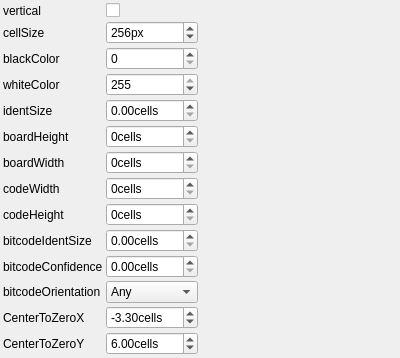
<?xml version="1.0" encoding="UTF-8"?>
<ui version="4.0">
 <class>BitcodeBoardParamsBaseControlWidget</class> 
 <widget class="QWidget" name="BitcodeBoardParamsBaseControlWidget">
  <property name="geometry">
   <rect>
    <x>0</x>
    <y>0</y>
    <width>400</width>
    <height>300</height>
   </rect>
  </property>
  <property name="windowTitle">
   <string>BitcodeBoardParamsBase</string>
  </property>
  <layout class="QGridLayout" name="gridLayout">
   <property name="margin">
    <number>3</number>
   </property>
   <property name="spacing">
    <number>3</number>
   </property>
    <item row="0" column="0">
     <widget class="QLabel" name="label_0">
       <property name="text">
         <string>vertical</string>
       </property>
     </widget>
    </item>
    <item row="0" column="1">
     <widget class="QCheckBox" name="verticalCheckBox">
       <property name="toolTip">
         <string>Orientation</string>
       </property>
       <property name="checked">
           <bool>1</bool>
       </property>
     </widget>
    </item>
    <item row="1" column="0">
     <widget class="QLabel" name="label_1">
       <property name="text">
         <string>cellSize</string>
       </property>
     </widget>
    </item>
    <item row="1" column="1">
     <widget class="QSpinBox" name="cellSizeSpinBox">
       <property name="toolTip">
         <string>Chess cells size in pixels</string>
       </property>
       <property name="minimum">
        <number>0</number>
       </property>
       <property name="maximum">
        <number>999999</number>
       </property>
       <property name="singleStep">
        <number>1</number>
       </property>
       <property name="value">
        <number>256</number>
       </property>
       <property name="suffix">
        <string>px</string>
       </property>
     </widget>
    </item>
    <item row="2" column="0">
     <widget class="QLabel" name="label_2">
       <property name="text">
         <string>blackColor</string>
       </property>
     </widget>
    </item>
    <item row="2" column="1">
     <widget class="QSpinBox" name="blackColorSpinBox">
       <property name="toolTip">
         <string>shades of gray for black chesses</string>
       </property>
       <property name="minimum">
        <number>0</number>
       </property>
       <property name="maximum">
        <number>255</number>
       </property>
       <property name="singleStep">
        <number>1</number>
       </property>
       <property name="value">
        <number>0</number>
       </property>
     </widget>
    </item>
    <item row="3" column="0">
     <widget class="QLabel" name="label_3">
       <property name="text">
         <string>whiteColor</string>
       </property>
     </widget>
    </item>
    <item row="3" column="1">
     <widget class="QSpinBox" name="whiteColorSpinBox">
       <property name="toolTip">
         <string>shades of gray for white chesses</string>
       </property>
       <property name="minimum">
        <number>0</number>
       </property>
       <property name="maximum">
        <number>255</number>
       </property>
       <property name="singleStep">
        <number>1</number>
       </property>
       <property name="value">
        <number>255</number>
       </property>
     </widget>
    </item>
    <item row="4" column="0">
     <widget class="QLabel" name="label_4">
       <property name="text">
         <string>identSize</string>
       </property>
     </widget>
    </item>
    <item row="4" column="1">
     <widget class="QDoubleSpinBox" name="identSizeSpinBox">
       <property name="toolTip">
         <string>white ident size around chessboard in chesses</string>
       </property>
       <property name="suffix">
        <string>cells</string>
       </property>
     </widget>
    </item>
    <item row="5" column="0">
     <widget class="QLabel" name="label_5">
       <property name="text">
         <string>boardHeight</string>
       </property>
     </widget>
    </item>
    <item row="5" column="1">
     <widget class="QSpinBox" name="boardHeightSpinBox">
       <property name="toolTip">
         <string>size of the chessboard in chesses</string>
       </property>
       <property name="suffix">
        <string>cells</string>
       </property>
     </widget>
    </item>
    <item row="6" column="0">
     <widget class="QLabel" name="label_6">
       <property name="text">
         <string>boardWidth</string>
       </property>
     </widget>
    </item>
    <item row="6" column="1">
     <widget class="QSpinBox" name="boardWidthSpinBox">
       <property name="toolTip">
         <string>size of the chessboard in chesses</string>
       </property>
       <property name="suffix">
        <string>cells</string>
       </property>
     </widget>
    </item>
    <item row="7" column="0">
     <widget class="QLabel" name="label_7">
       <property name="text">
         <string>codeWidth</string>
       </property>
     </widget>
    </item>
    <item row="7" column="1">
     <widget class="QSpinBox" name="codeWidthSpinBox">
       <property name="toolTip">
         <string>width and height of the bitcode in chesses</string>
       </property>
       <property name="suffix">
        <string>cells</string>
       </property>
     </widget>
    </item>
    <item row="8" column="0">
     <widget class="QLabel" name="label_8">
       <property name="text">
         <string>codeHeight</string>
       </property>
     </widget>
    </item>
    <item row="8" column="1">
     <widget class="QSpinBox" name="codeHeightSpinBox">
       <property name="toolTip">
         <string>width and height of the bitcode in chesses</string>
       </property>
       <property name="suffix">
        <string>cells</string>
       </property>
     </widget>
    </item>
    <item row="9" column="0">
     <widget class="QLabel" name="label_9">
       <property name="text">
         <string>bitcodeIdentSize</string>
       </property>
     </widget>
    </item>
    <item row="9" column="1">
     <widget class="QDoubleSpinBox" name="bitcodeIdentSizeSpinBox">
       <property name="toolTip">
         <string>ident between chessboard and bitcode in chesses</string>
       </property>
       <property name="suffix">
        <string>cells</string>
       </property>
     </widget>
    </item>
    <item row="10" column="0">
     <widget class="QLabel" name="label_10">
       <property name="text">
         <string>bitcodeConfidence</string>
       </property>
     </widget>
    </item>
    <item row="10" column="1">
     <widget class="QDoubleSpinBox" name="bitcodeConfidenceSpinBox">
       <property name="toolTip">
         <string>Area in which the stats are collected during detection</string>
       </property>
       <property name="suffix">
        <string>cells</string>
       </property>
     </widget>
    </item>
    <item row="11" column="0">
     <widget class="QLabel" name="label_11">
       <property name="text">
         <string>bitcodeOrientation</string>
       </property>
     </widget>
    </item>
    <item row="11" column="1">
     <widget class="QComboBox" name="bitcodeOrientationComboBox">
       <property name="toolTip">
         <string>bitcodeOrientation</string>
       </property>
       <property name="currentIndex">
         <number>4</number>
       </property>
       <item>
        <property name="text">
         <string>Below</string>
        </property>
        <property name="icon">
        <iconset resource="main.qrc">
         <normaloff>:/new/prefix1/down_alt.png</normaloff>:/new/prefix1/down_alt.png
        </iconset>
        </property>
       </item>
       <item>
        <property name="text">
         <string>Left</string>
        </property>
        <property name="icon">
        <iconset resource="main.qrc">
         <normaloff>:/new/prefix1/back_alt.png</normaloff>:/new/prefix1/back_alt.png
        </iconset>
        </property>
       </item>
       <item>
        <property name="text">
         <string>Above</string>
        </property>
        <property name="icon">
        <iconset resource="main.qrc">
         <normaloff>:/new/prefix1/up_alt.png</normaloff>:/new/prefix1/up_alt.png
        </iconset>
        </property>
       </item>
       <item>
        <property name="text">
         <string>Right</string>
        </property>
        <property name="icon">
        <iconset resource="main.qrc">
         <normaloff>:/new/prefix1/forward_alt.png</normaloff>:/new/prefix1/forward_alt.png
        </iconset>
        </property>
       </item>
       <item>
        <property name="text">
         <string>Any</string>
        </property>
        <property name="icon">
        <iconset resource="main.qrc">
         <normaloff>:/new/prefix1/question.png</normaloff>:/new/prefix1/question.png
        </iconset>
        </property>
       </item>
     </widget>
    </item>
    <item row="12" column="0">
     <widget class="QLabel" name="label_12">
       <property name="text">
         <string>CenterToZeroX</string>
       </property>
     </widget>
    </item>
    <item row="12" column="1">
     <widget class="QDoubleSpinBox" name="centerToZeroXSpinBox">
       <property name="toolTip">
         <string>X Distance from grid center to Traget Point</string>
       </property>
       <property name="minimum">
        <double>-255</double>
       </property>
       <property name="maximum">
        <double>255</double>
       </property>
       <property name="singleStep">
        <double>1</double>
       </property>
       <property name="value">
        <double>-3.3</double>
       </property>
       <property name="suffix">
        <string>cells</string>
       </property>
     </widget>
    </item>
    <item row="13" column="0">
     <widget class="QLabel" name="label_13">
       <property name="text">
         <string>CenterToZeroY</string>
       </property>
     </widget>
    </item>
    <item row="13" column="1">
     <widget class="QDoubleSpinBox" name="centerToZeroYSpinBox">
       <property name="toolTip">
         <string>Y Distance from grid center to Traget Point</string>
       </property>
       <property name="minimum">
        <double>-255</double>
       </property>
       <property name="maximum">
        <double>255</double>
       </property>
       <property name="singleStep">
        <double>1</double>
       </property>
       <property name="value">
        <double>6</double>
       </property>
       <property name="suffix">
        <string>cells</string>
       </property>
     </widget>
    </item>
   <item row="14" column="0">
    <spacer name="verticalSpacer">
     <property name="orientation">
      <enum>Qt::Vertical</enum>
     </property>
     <property name="sizeHint" stdset="0">
      <size>
       <width>0</width>
       <height>0</height>
      </size>
     </property>
    </spacer>
   </item>
   <item row="14" column="2">
    <spacer name="horizontalSpacer">
     <property name="orientation">
      <enum>Qt::Horizontal</enum>
     </property>
     <property name="sizeHint" stdset="0">
      <size>
       <width>0</width>
       <height>0</height>
      </size>
     </property>
    </spacer>
   </item>
  </layout>
 </widget>
 <layoutdefault spacing="3" margin="3"/>
 <resources/>
 <connections>
  <connection>
   <sender>verticalCheckBox</sender>
   <signal>stateChanged(int)</signal>
   <receiver>BitcodeBoardParamsBaseControlWidget</receiver>
   <slot>changeParameters()</slot>
  </connection>
  <connection>
   <sender>cellSizeSpinBox</sender>
   <signal>valueChanged(int)</signal>
   <receiver>BitcodeBoardParamsBaseControlWidget</receiver>
   <slot>changeParameters()</slot>
  </connection>
  <connection>
   <sender>blackColorSpinBox</sender>
   <signal>valueChanged(int)</signal>
   <receiver>BitcodeBoardParamsBaseControlWidget</receiver>
   <slot>changeParameters()</slot>
  </connection>
  <connection>
   <sender>whiteColorSpinBox</sender>
   <signal>valueChanged(int)</signal>
   <receiver>BitcodeBoardParamsBaseControlWidget</receiver>
   <slot>changeParameters()</slot>
  </connection>
  <connection>
   <sender>identSizeSpinBox</sender>
   <signal>valueChanged(double)</signal>
   <receiver>BitcodeBoardParamsBaseControlWidget</receiver>
   <slot>changeParameters()</slot>
  </connection>
  <connection>
   <sender>boardHeightSpinBox</sender>
   <signal>valueChanged(int)</signal>
   <receiver>BitcodeBoardParamsBaseControlWidget</receiver>
   <slot>changeParameters()</slot>
  </connection>
  <connection>
   <sender>boardWidthSpinBox</sender>
   <signal>valueChanged(int)</signal>
   <receiver>BitcodeBoardParamsBaseControlWidget</receiver>
   <slot>changeParameters()</slot>
  </connection>
  <connection>
   <sender>codeWidthSpinBox</sender>
   <signal>valueChanged(int)</signal>
   <receiver>BitcodeBoardParamsBaseControlWidget</receiver>
   <slot>changeParameters()</slot>
  </connection>
  <connection>
   <sender>codeHeightSpinBox</sender>
   <signal>valueChanged(int)</signal>
   <receiver>BitcodeBoardParamsBaseControlWidget</receiver>
   <slot>changeParameters()</slot>
  </connection>
  <connection>
   <sender>bitcodeIdentSizeSpinBox</sender>
   <signal>valueChanged(double)</signal>
   <receiver>BitcodeBoardParamsBaseControlWidget</receiver>
   <slot>changeParameters()</slot>
  </connection>
  <connection>
   <sender>bitcodeConfidenceSpinBox</sender>
   <signal>valueChanged(double)</signal>
   <receiver>BitcodeBoardParamsBaseControlWidget</receiver>
   <slot>changeParameters()</slot>
  </connection>
  <connection>
   <sender>bitcodeOrientationComboBox</sender>
   <signal>currentIndexChanged(int)</signal>
   <receiver>BitcodeBoardParamsBaseControlWidget</receiver>
   <slot>changeParameters()</slot>
  </connection>
  <connection>
   <sender>centerToZeroXSpinBox</sender>
   <signal>valueChanged(double)</signal>
   <receiver>BitcodeBoardParamsBaseControlWidget</receiver>
   <slot>changeParameters()</slot>
  </connection>
  <connection>
   <sender>centerToZeroYSpinBox</sender>
   <signal>valueChanged(double)</signal>
   <receiver>BitcodeBoardParamsBaseControlWidget</receiver>
   <slot>changeParameters()</slot>
  </connection>
 </connections>
 <slots>
  <slot>changeParameters()</slot>
 </slots>
 <customwidgets>
 </customwidgets>
</ui>
